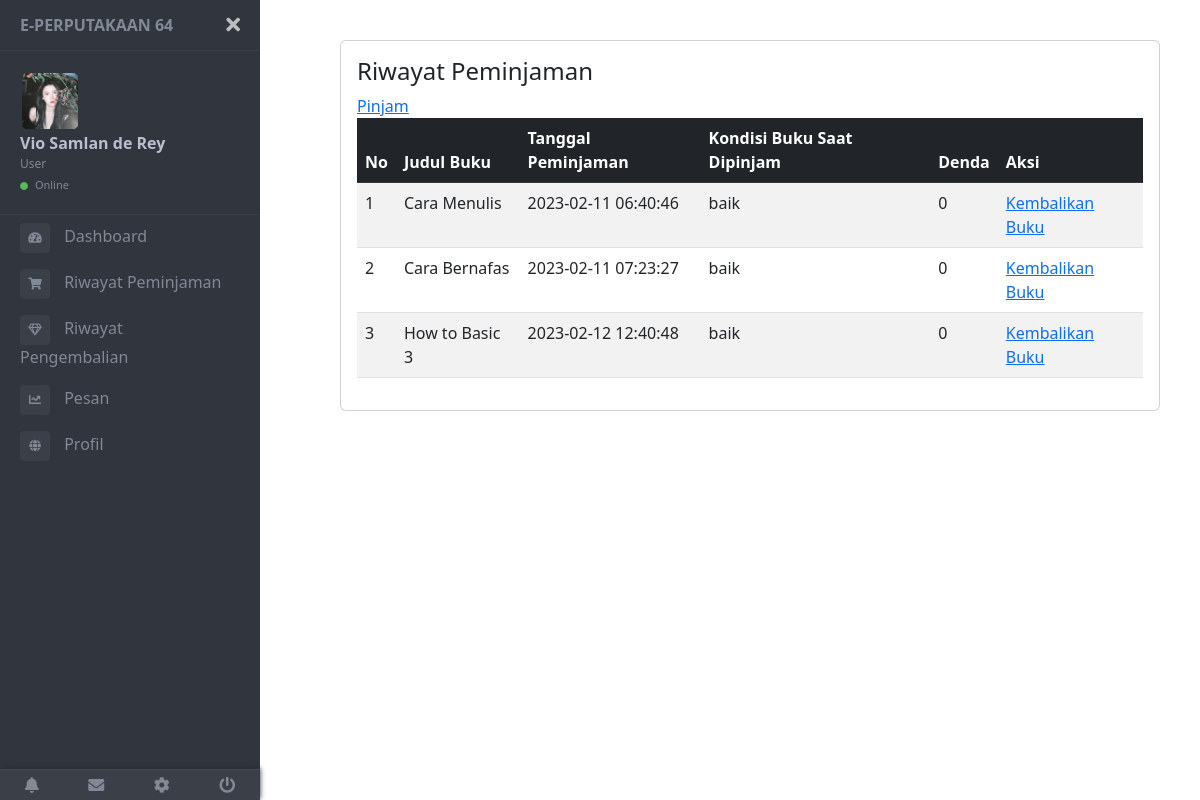
Page /user/peminjaman.php (signed in) on the committed database.
### tables this page shows
CREATE TABLE `user` (
  `id` int(11) NOT NULL,
  `kode` varchar(100) NOT NULL,
  `nis` char(50) DEFAULT NULL,
  `fullname` varchar(50) NOT NULL,
  `username` varchar(100) NOT NULL,
  `password` text NOT NULL,
  `kelas` varchar(50) DEFAULT NULL,
  `alamat` text DEFAULT NULL,
  `verif` enum('verified','unverified') NOT NULL,
  `role` enum('admin','user') NOT NULL,
  `foto` text DEFAULT NULL,
  `join_date` datetime NOT NULL,
  `terakhir_login` datetime NOT NULL
);

CREATE TABLE `peminjaman` (
  `id` int(11) NOT NULL,
  `id_user` int(11) NOT NULL,
  `id_buku` int(11) NOT NULL,
  `tanggal_peminjaman` datetime NOT NULL,
  `tanggal_pengembalian` datetime DEFAULT NULL,
  `kondisi_buku_saat_dipinjam` enum('baik','rusak') NOT NULL,
  `kondisi_buku_saat_dikembalikan` enum('baik','rusak') DEFAULT NULL,
  `denda` decimal(10,0) NOT NULL
);

CREATE TABLE `buku` (
  `id` int(11) NOT NULL,
  `judul` varchar(100) NOT NULL,
  `id_kategori` int(11) NOT NULL,
  `id_penerbit` int(11) NOT NULL,
  `tahun_terbit` year(4) NOT NULL,
  `isbn` char(20) NOT NULL,
  `j_buku_baik` int(100) NOT NULL,
  `j_buku_rusak` int(100) NOT NULL,
  `pengarang` varchar(100) NOT NULL,
  `foto` text DEFAULT NULL
);

### class/Database.php (called while the page is built, shortened)
<?php
class Database{
    private $server = "localhost";
    private $username = "root";
    private $password = "";
    private $database = "db_perpus";
    public function __construct(){
        $this->db = mysqli_connect($this->server, $this->username, $this->password, $this->database);
    }
}
?>

### class/User.php (called while the page is built, shortened)
<?php
include_once("Database.php");
class User extends Database
{
    public function find($id)
    {
        $sql = "SELECT * from user where id='$id'";
        return $this->db->query($sql)->fetch_assoc();
    }
}

### class/Peminjaman.php (called while the page is built, shortened)
<?php
include_once("Database.php");
class Peminjaman extends Database
{
    public function find($id)
    {
        $sql = "SELECT peminjaman.id as id_peminjaman, buku.id as id_buku, buku.judul as judul, peminjaman.tanggal_peminjaman, peminjaman.kondisi_buku_saat_dipinjam, peminjaman.denda from peminjaman, buku where peminjaman.id_buku = buku.id and peminjaman.id_user=$id and tanggal_pengembalian is null";
        return $this->db->query($sql)->fetch_all(MYSQLI_ASSOC);
    }
}

### user/peminjaman.php (the view, shortened to what this page needs)
<?php
include_once("../class/User.php");
include_once("../class/Peminjaman.php");
$user = new User;
$data_user = $user->find($_SESSION["id"]);
$peminjaman = new Peminjaman;
$data_peminjaman = $peminjaman->find($_SESSION["id"]);
?>
<!DOCTYPE html>
<html lang="en">
<head>
    <link rel="stylesheet" href="../assets/css/style.css">
    <?php include("../partials/t_script_js.php") ?>
</head>
<body>
    <div class="page-wrapper chiller-theme toggled">
        <?php include("../partials/sidebar_user.php") ?>
        <main class="page-content">
            <div class="container-fluid">
                <div class="card">
                    <div class="card-body">
                        <h4>Riwayat Peminjaman</h4>
                        <div class="tambah">
                            <a href="form_peminjaman.php">Pinjam</a>
                        </div>
                        <table class="table table-striped" id="jquery-tab">
                            <thead>
                                <tr class="table-dark">
                                    <th>No</th>
                                    <th>Judul Buku</th>
                                    <th>Tanggal Peminjaman</th>
                                    <th>Kondisi Buku Saat Dipinjam</th>
                                    <th>Denda</th>
                                    <th>Aksi</th>
                                </tr>
                            </thead>
                            <tbody>
                                <?php foreach ($data_peminjaman as $key => $p) : ?>
                                    <tr>
                                        <td><?= $key + 1 ?></td>
                                        <td><?= $p["judul"] ?></td>
                                        <td><?= $p["tanggal_peminjaman"] ?></td>
                                        <td><?= $p["kondisi_buku_saat_dipinjam"] ?></td>
                                        <td><?= $p["denda"] ?></td>
                                        <td>
                                            <a href="form_pengembalian.php?id_buku=<?= $p["id_buku"] ?> &id_peminjaman=<?= $p["id_peminjaman"] ?>">Kembalikan Buku</a>
                                        </td>
                                    </tr>
                                <?php endforeach ?>
                            </tbody>
                        </table>
                    </div>
                </div>
            </div>
        </main>
    </div>
</body>
</html>

### partials/sidebar_user.php (shortened to what this page needs)
<nav id="sidebar" class="sidebar-wrapper">
    <div class="sidebar-content">
        <div class="sidebar-brand">
            <a href="http://localhost/perpus/user/index.php">E-Perputakaan 64</a>
            <div id="close-sidebar">
                <i class="fas fa-times"></i>
            </div>
        </div>
        <div class="sidebar-header">
            <div class="user-pic">
                <img class="img-responsive img-rounded" src="<?= $data_user["foto"] ?>" alt="User picture">
            </div>
            <div class="user-info">
                <span class="user-name"><Strong><?= $data_user["fullname"]; ?></Strong></span>
                <span class="user-role text-capitalize"><?= $data_user["role"]; ?></span>
                <span class="user-status">
                    <i class="fa fa-circle"></i>
                    <span>Online</span>
                </span>
            </div>
        </div>
        <div class="sidebar-menu">
            <ul>
                <li class="sidebar">
                    <a href="http://localhost/perpus/user/index.php">
                        <i class="fa fa-tachometer-alt"></i>
                        <span>Dashboard</span>
                    </a>
                </li>
                <li class="sidebar">
                    <a href="http://localhost/perpus/user/peminjaman.php">
                        <i class="fa fa-shopping-cart"></i>
                        <span>Riwayat Peminjaman</span>
                    </a>
                </li>
                <li class="sidebar">
                    <a href="http://localhost/perpus/user/pengembalian.php">
                        <i class="far fa-gem"></i>
                        <span>Riwayat Pengembalian</span>
                    </a>
                </li>
                <li class="sidebar">
                    <a href="http://localhost/perpus/user/pesan.php">
                        <i class="fa fa-chart-line"></i>
                        <span>Pesan</span>
                    </a>
                </li>
                <li class="sidebar">
                    <a href="http://localhost/perpus/user/profil.php">
                        <i class="fa fa-globe"></i>
                        <span>Profil</span>
                    </a>
                </li>
            </ul>
        </div>
    </div>
    <div class="sidebar-footer">
        <a href="#">
            <i class="fa fa-bell"></i>
        </a>
        <a href="#">
            <i class="fa fa-envelope"></i>
        </a>
        <a href="#">
            <i class="fa fa-cog"></i>
        </a>
        <a href="http://localhost/perpus/logout.php">
            <i class="fa fa-power-off"></i>
        </a>
    </div>
</nav>

### rows in the picture
user: foto (picture), fullname "Vio Samlan de Rey", role "User"
peminjaman: id_buku.judul "Cara Menulis", tanggal_peminjaman "2023-02-11 06:40:46", kondisi_buku_saat_dipinjam "baik", denda "0"
peminjaman: id_buku.judul "Cara Bernafas", tanggal_peminjaman "2023-02-11 07:23:27", kondisi_buku_saat_dipinjam "baik", denda "0"
peminjaman: id_buku.judul "How to Basic 3", tanggal_peminjaman "2023-02-12 12:40:48", kondisi_buku_saat_dipinjam "baik", denda "0"
